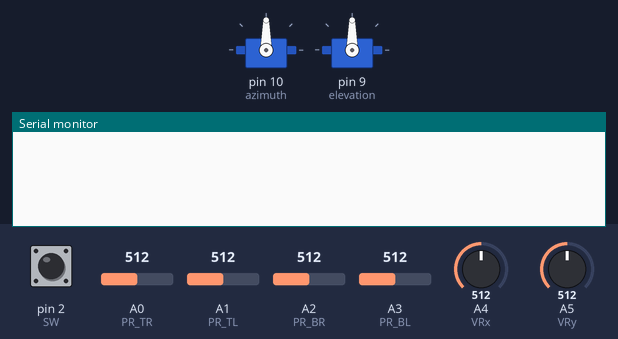
Bench run of a sketch on a simulated Arduino Uno, built with avr-gcc and run on an emulated ATmega328P. On the bench: 2 × servo, the last lines printed to the serial monitor. The inputs (shaded band) are chosen by the test bench; at power-on: pin 2 (SW) HIGH, A0 (PR_TR) = 512, A1 (PR_TL) = 512, A2 (PR_BR) = 512, A3 (PR_BL) = 512, A4 (VRx) = 512, A5 (VRy) = 512.

Above: at 1.2 s.
1.3 s: pin 2 (SW) pulled LOW for 0.15 s
At 2.4 s:
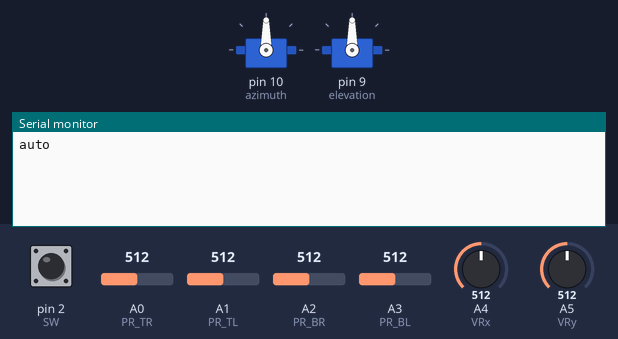
2.9 s: pin 2 (SW) pulled LOW for 1 s
At 4.8 s:
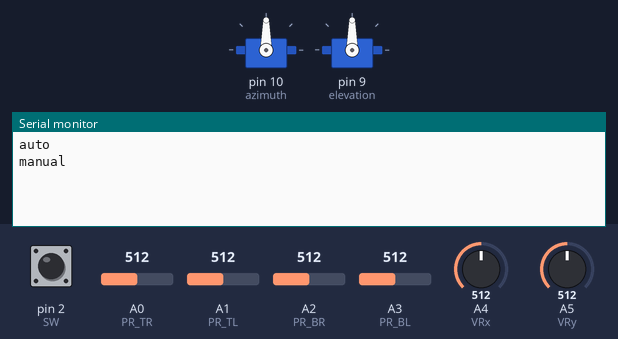
5.4 s: pin 2 (SW) pulsed LOW 2 times (0.12 s each, 0.3 s apart)
At 5.73 s:
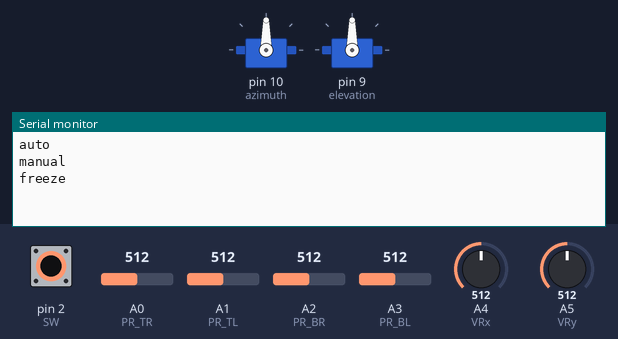

The sketch:

solarPanel.ino
```cpp
#include <Servo.h>

int VRx = A4;
int VRy = A5;
int SW = 2;

int PR_TR = A0;
int PR_TL = A1;
int PR_BR = A2;
int PR_BL = A3;

int xPosition = 0;
int yPosition = 0;
int SW_state = 0;
int Prev_SW = 0;
int mapX = 0;
int mapY = 0;

int TopRight = 0;
int TopLeft = 0;
int BottomRight = 0;
int BottomLeft = 0;
int topAvg = 0;
int botAvg = 0;
int rAvg = 0;
int lAvg = 0;

String mode = "freeze";

Servo azimuth;
Servo elevation;
int azAngle = 90;
int elAngle = 90;

bool home = false;

void setup() {
  Serial.begin(9600);

  pinMode(VRx, INPUT);
  pinMode(VRy, INPUT);
  pinMode(SW, INPUT_PULLUP);

  azimuth.attach(10);
  elevation.attach(9);

}

void loop() {

  Prev_SW = SW_state;
  SW_state = ! digitalRead(SW);

  if (Prev_SW == 1 && SW_state == 0){
    if (mode == "auto"){
      mode = "manual";
    }
    else if (mode == "manual"){
      mode = "freeze";
    }
    else if (mode == "freeze"){
      mode = "auto";
    }
    Serial.println(mode);
  }

  if (mode == "manual")
  {
    xPosition = analogRead(VRx);
    yPosition = analogRead(VRy);

    mapX = map(xPosition, 0, 1023, -5, 5);
    mapY = map(yPosition, 0, 1023, -5, 5);

    rotateManual(elevation, elAngle, mapY);
    rotateManual(azimuth, azAngle, mapX);
  }
  else if (mode == "auto")
  {
    TopRight = analogRead(PR_TR);
    TopLeft = analogRead(PR_TL);
    BottomRight = analogRead(PR_BR);
    BottomLeft = analogRead(PR_BL);

    topAvg = (TopRight + TopLeft)/2;
    botAvg = (BottomRight + BottomLeft)/2;
    rAvg = (TopRight + BottomRight)/2;
    lAvg = (TopLeft + BottomLeft)/2;

    rotateAuto(elevation, elAngle, topAvg, botAvg);
    rotateAuto(azimuth, azAngle, rAvg, lAvg);

//// ------------for debugging purposes:
////    Serial.print("Top: ");
////    Serial.println(topAvg);
////
////    Serial.print("Left: ");
////    Serial.print(lAvg);
////    Serial.print("  Right: ");
////    Serial.println(rAvg);
////
////    Serial.print("Bottom: ");
////    Serial.println(botAvg);
////
////    Serial.println("");
////
////
////    Serial.print(" TL: ");
////    Serial.print(TopLeft);
////    Serial.print("  TR: ");
////    Serial.print(TopRight);
////    Serial.println("");
////    Serial.print(" BL: ");
////    Serial.print(BottomLeft);
////    Serial.print("  BR: ");
////    Serial.print(BottomRight);
////
////    Serial.println("");
  }
  delay(20);
}

void rotateManual (Servo motor, int &angle, int input)
{
    if (input == -4 || input == -5){
      angle -= 1;
    }
    else if (input == -2 || input == -3){
      //angle -=0.5;
    }
    else if (input == 3 || input == 2){
      //angle +=0.5;
    }
    else if (input == 5 || input == 4){
      angle += 1;
    }

    if (angle >= 175){
      angle = 175;
    }
    else if (angle <=5){
      angle = 5;
    }
    motor.write(angle);
}

void rotateAuto (Servo motor, int &angle, int positive, int negative){
  //net gives us the direction to move in
  int net = positive - negative;

  if (net > 5)
  {
    angle += 1;
  }
  if (net < -5)
  {
    angle -= 1;
  }
  //Serial.println(angle);
  motor.write(angle);
  delay(15);
}
```

Measured:
- after the input at 1.3 s, the serial monitor: prints a new line after 0.16 s (image 1)
- after the input at 2.9 s, the serial monitor: prints a new line after 1.0 s (image 2)
- after the input at 5.4 s, the serial monitor: prints a new line after 0.13 s (image 3)
